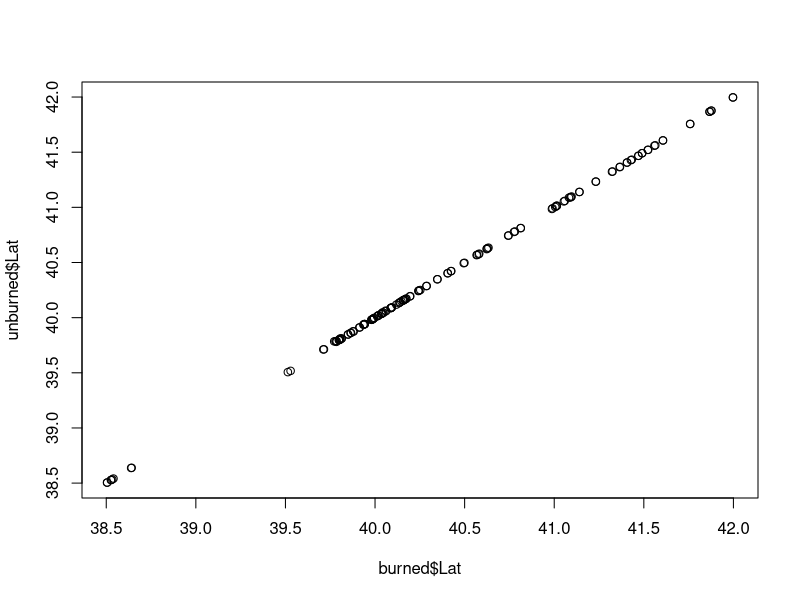
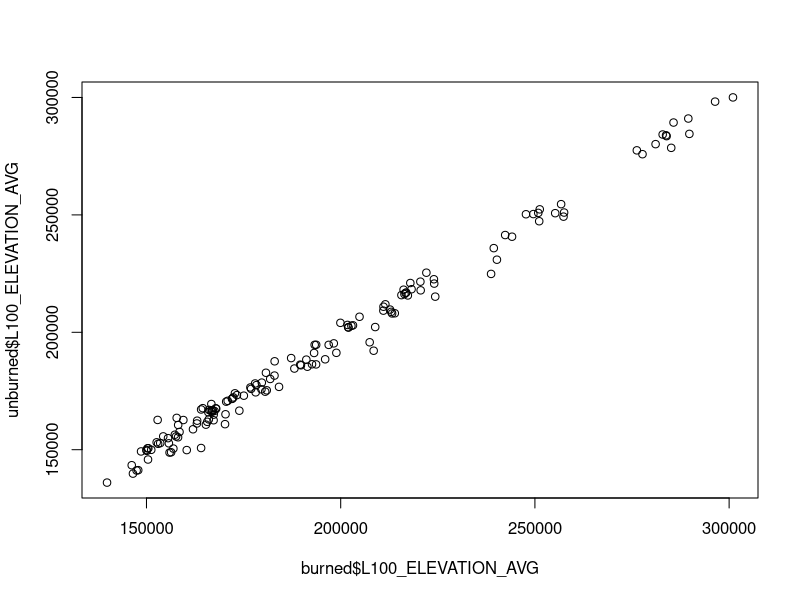
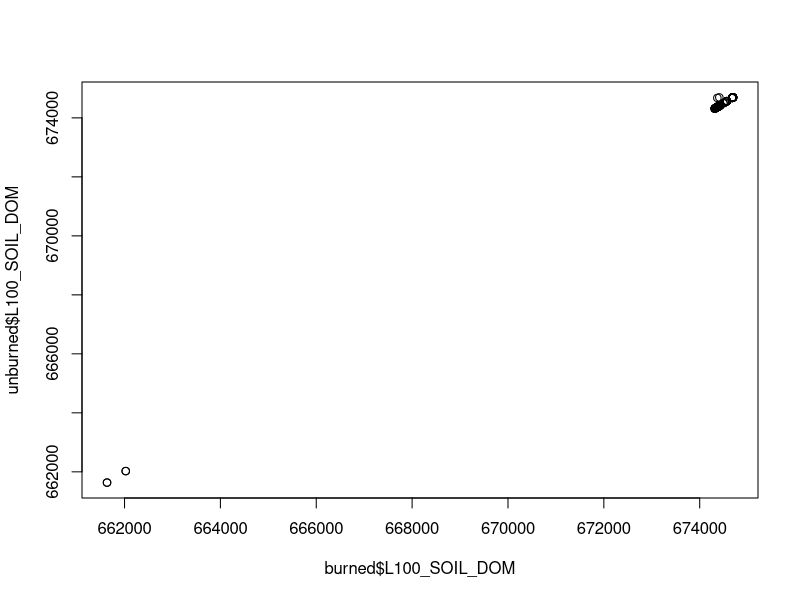
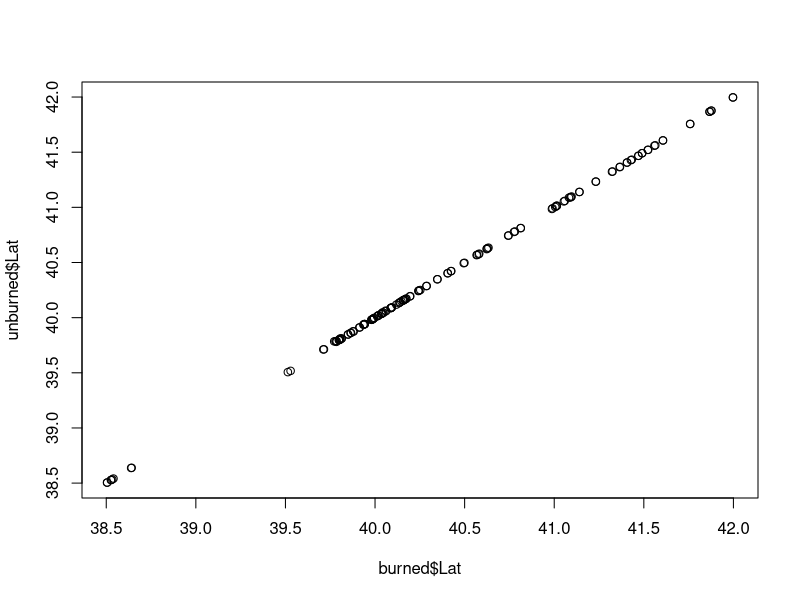

The R source for these figures, in order:
# This script is for importing and cleaning GeoDataCrawler variables for the selected Utah burn sites 


#### Libraries and aliases used: ####
library(readxl)
library(dplyr)
library(tidyr)
library(stringr)
"%ni%" <- Negate("%in%")

#### Loading ALL that GeoDataCrawler data ####

dat = read_excel("INIT20180405_100m_1.xlsx")
dat2 = read_excel("INIT20180405_100m_2.xlsx")
meta = read_excel("Geodata Crawler - Output Data Descriptions.xlsx")

#### Compare paired burned/un-burned sites across all variables for correlation (should be high) ####

  ## Subset burned and unburned sites
unique(dat$InOrOut)
burned = dat$InOrOut == "in"
unburned = dat$InOrOut == "out"

burned = dat[burned,]
unburned = dat[unburned,]

  ## Differing lengths ... find "pair" that is missing a partner
  
        # Find where mismatch begins
mismatches = unburned$ObjectID_1[order(unburned$ObjectID_1)] == burned$ObjectID_1[order(burned$ObjectID_1)]
first_mismatch = which(match(mismatches, FALSE) == 1)[1]
bad_object = dat[(first_mismatch-1),"ObjectID_1"]

        # re-subset to remove site with mismatch
burned = burned[burned$ObjectID_1 %ni% bad_object,]
unburned = unburned[unburned$ObjectID_1 %ni% bad_object,]
dat = dat[dat$ObjectID_1 %ni% bad_object,] # do this for main datasets too!
dat2 = dat2[dat2$ObjectID_1 %ni% bad_object,]         

        # reorder
burned = burned[order(burned$ObjectID_1),]
unburned = unburned[order(unburned$ObjectID_1),]
identical(burned$ObjectID_1,unburned$ObjectID_1) # check to see if subsets and orders are identical

  ## Plot paired Latitudes and elevations for sanity check .. should be very similar
plot(burned$Lat,unburned$Lat) # Looks good.
plot(burned$L100_ELEVATION_AVG,unburned$L100_ELEVATION_AVG) # Looks good.
plot(burned$L100_SOIL_DOM, unburned$L100_SOIL_DOM) # Looks good.


#### Clean up metadata and data and get them ordered logically ####
        
        # remove all those "L100_" tags from the column names
names(dat) = gsub("L100_","",names(dat), perl = TRUE) 

        # Convert M,D,Y to Dates
            # First, remove any rows that have a "0" in Y,M,orD
good_dates = !(dat$Year_ == 0 | dat$Month_ == 0 | dat$Day_ == 0)
dat = dat[good_dates,]
good_dates = !(dat2$Year_ == 0 | dat2$Month_ == 0 | dat2$Day_ == 0)
dat2 = dat2[good_dates,]

            # Now, extract dates from columns
year = dat$Year_
month = dat$Month_
day = dat$Day_

year2 = dat2$Year_
month2 = dat2$Month_
day2 = dat2$Day_

            # Add BurnDate column
burn_date = as.Date(paste(year,month,day, sep = "-"), format = "%Y-%m-%d")
dat$BurnDate = burn_date
burn_date2 = as.Date(paste(year2,month2,day2, sep = "-"), format = "%Y-%m-%d")
dat2$BurnDate = burn_date2

#### Merge dat and dat2 ####
dat = merge(dat,dat2)


# remove all those "L100_" tags from the column names (again!)
names(dat) = gsub("L100_","",names(dat), perl = TRUE) 


#### Trim down columns only to potentially important ones ####

# Let's get rid of all the OIL and GAS and WELLS, OTHER, FIRE, IMPERVIOUS stuff
good_cols = grep("^OIL_|^GAS_|^FIRE|^OTHER|^ROAD|^IMPERVIOUS|LIGHTS|^PESTICIDE", 
                 names(dat), invert = TRUE)

dat = (dat[,good_cols])


#### Select variables of interest
c("SOIL_DOM","SLOPE_AVG", "ELEVATION_AVG","ASPECT_DOM","LC2011_L2_DOM")



names(dat)




# L2_cols = grep("LC2011_L2",names(dat))
# dat[,L2_cols]

# 












dat$ObjectID_1 %in% burned$ObjectID_1
dat$ObjectID_1 %in% unburned$ObjectID_1

burned$ObjectID_1
unburned$ObjectID_1



  ## Compare a few obvious variables for sanity check
plot(burned$Lat, unburned$Lat)



